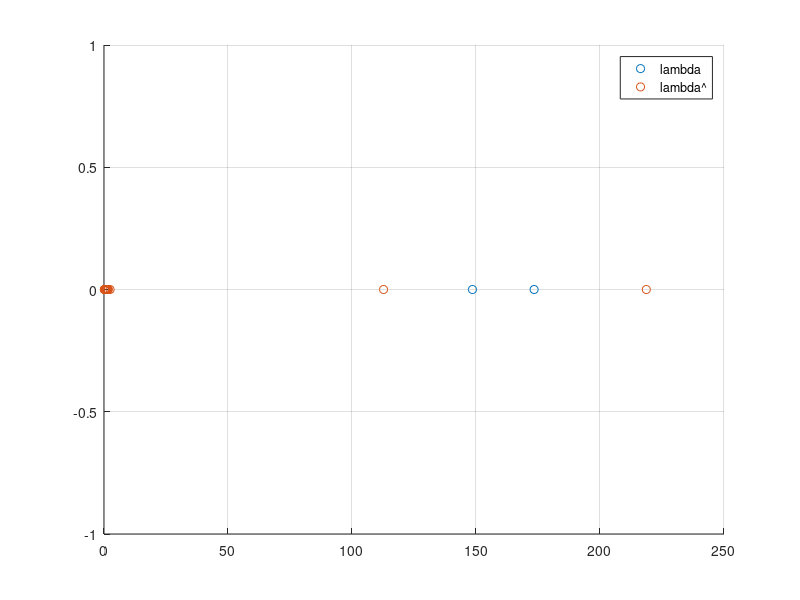
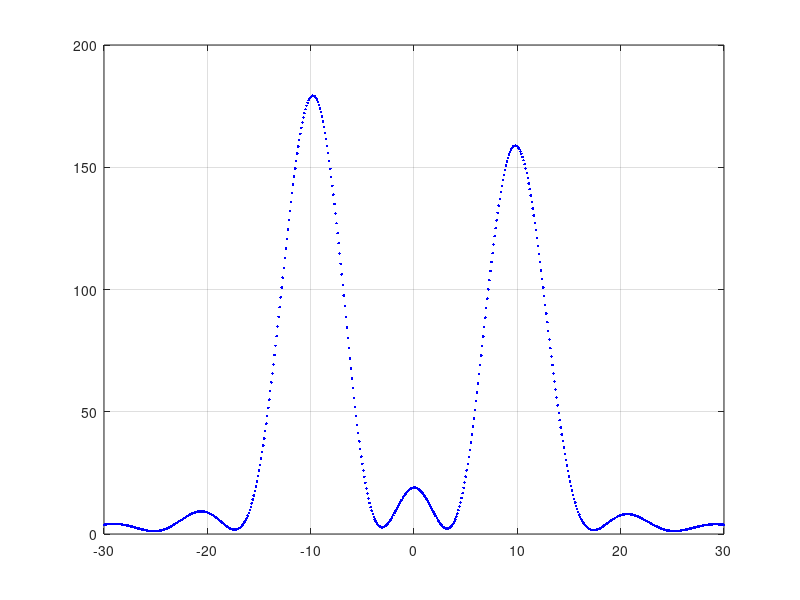

Write MATLAB code to recreate these figures, in order. (Note: this script raises an error after producing the figures.)
n = 16;
dlambda = 0.5;
num_tgt = 2;
ang1 = -10;
ang2 = 10;
theta1 = deg2rad(ang1);
theta2 = deg2rad(ang2);
v = 10;
v1=v;v2=v;
sigma = 1;
l = 30;
rng default;
malt = zeros(n);
angs = deg2rad(-30:0.1:30);
total = 100;
ltheta1 = zeros([total, 1]);
ltheta2 = zeros([total, 1]);
threshold = 40;
for q = 1:total
    disp(q);
    for i = 1:l
        a1 = (v1 / 2)^0.5 * (normrnd(0,sigma)+normrnd(0,sigma)*1j);
        a2 = (v2 / 2)^0.5 * (normrnd(0,sigma)+normrnd(0,sigma)*1j);
        s1 = exp(1j*2*3.14*dlambda *((1:n)-1)' * sin(theta1));
        s2 = exp(1j*2*3.14*dlambda *((1:n)-1)' * sin(theta2));
        z = sigma*(1 / 2)^0.5 * (normrnd(0, 1, [n, 1]) + normrnd(0, 1, [n, 1])*1j);
        x = a1 * s1 + a2 * s2 + z;
        m = sigma^2 * (eye(n) + v1 * (s1 * s1') + v2 * (s2 * s2'));
        e = eig(m);
        malt = malt + x * x';
        if (i == 1 && q==1)
           figure
           scatter(e, zeros(size(e)), 'ro')
           hold on;
           grid on
        end

    end
    malt = malt / l;
    ealt = eig(malt);

    y = zeros([length(angs), 1]);
    for k = 1:length(angs)
        angi = angs(k);
        wn = (1/ n^0.5) * exp(1j*2*3.14*dlambda *((1:n)-1)' * sin(angi));
        y(k) =  wn' * malt * wn;
    end

    if (q==1)
        scatter((ealt), zeros(size(ealt)), 'bx')
        legend('lambda', 'lambda^');
        hold off
        figure;
        plot(rad2deg(angs), y, 'b.');
        grid on;
    end
    y(real(y)<threshold)=0;
    [~,rtheta]=findpeaks(real(y), rad2deg(angs));

    ltheta1(q) = rtheta(1);
    ltheta2(q) = rtheta(2);
end

meantheta1 = mean(transpose(ltheta1));
meantheta2 = mean(transpose(ltheta2));

sigmasqrtheta1 = 1/(total-1) * sum((ltheta1-meantheta1).^2);
sigmasqrtheta2 = 1/(total-1) * sum((ltheta2-meantheta2).^2);
